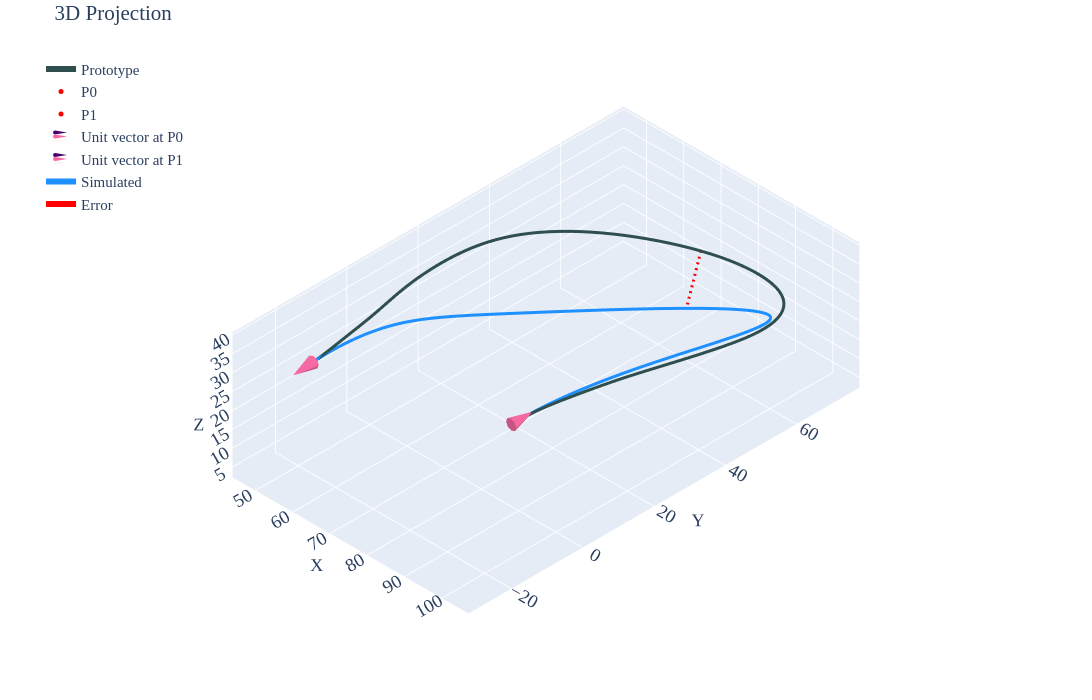

The code cell stored with this chart in its notebook:
### Code cell
#| label: p1c3

gravity_looper(psit=1,case=3,twist=10,pfix='twist-sens\\twist-cw10\\')
